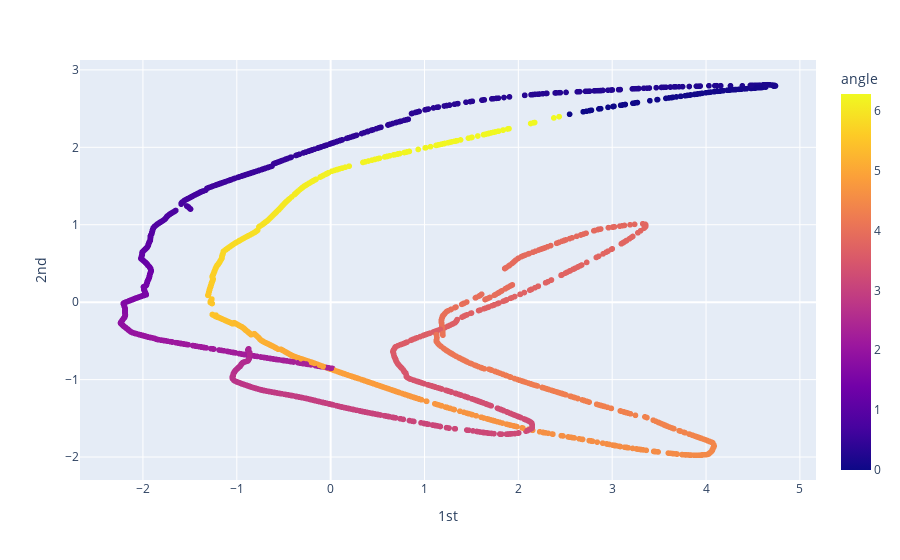

Notebook code for this chart:
### Code cell
mean, logvar = model.encode(dataset)
print(mean.shape)
z = model.reparameterize(mean, logvar)
Ns = model.encoder(dataset).numpy()
print(Ns.shape)
N_reshaped = Ns.reshape(-1,128)
print(angles.shape)
df_angles = pd.DataFrame(angles,columns=['angle'])
pca = PCA(2)
pca_N = pca.fit_transform(N_reshaped)
df = pd.DataFrame(pca_N, columns = ['1st','2nd'])
df = pd.concat([df,df_angles],axis=1)
fig = px.scatter(df, x='1st', y='2nd', color='angle')
fig.update_layout(height=500)
fig.show()

### Figure 1 — Plotly figure (JSON) as saved in the notebook; plotly's stock layout.template omitted (floating-point values rounded to 4 significant figures; data arrays with more than 128 entries replaced by an {"elided": "..."} marker saying what was removed)
{"data": [{"hovertemplate": "1st=%{x}<br>2nd=%{y}<br>angle=%{marker.color}<extra></extra>", "legendgroup": "", "marker": {"color": {"elided": "4096 float values"}, "coloraxis": "coloraxis", "symbol": "circle"}, "mode": "markers", "name": "", "showlegend": false, "type": "scattergl", "x": {"elided": "4096 float values"}, "xaxis": "x", "y": {"elided": "4096 float values"}, "yaxis": "y"}], "layout": {"autosize": true, "coloraxis": {"colorbar": {"title": {"text": "angle"}}, "colorscale": [[0, "#0d0887"], [0.1111, "#46039f"], [0.2222, "#7201a8"], [0.3333, "#9c179e"], [0.4444, "#bd3786"], [0.5556, "#d8576b"], [0.6667, "#ed7953"], [0.7778, "#fb9f3a"], [0.8889, "#fdca26"], [1, "#f0f921"]]}, "legend": {"tracegroupgap": 0}, "margin": {"t": 60}, "xaxis": {"anchor": "y", "autorange": true, "domain": [0, 1], "range": [-2.678, 5.179], "title": {"text": "1st"}, "type": "linear"}, "yaxis": {"anchor": "x", "autorange": true, "domain": [0, 1], "range": [-2.306, 3.137], "title": {"text": "2nd"}, "type": "linear"}}}
